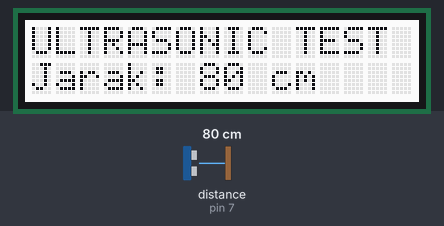
This sketch was run on a simulated Arduino Uno, built with avr-gcc and run on an emulated ATmega328P. Parts: 16×2 character LCD. Inputs (shaded band) come from the test bench; at power-on: distance to the obstacle (sensor on pin 7) 80 cm.

Above: at 1.2 s.
1.3 s: distance to the obstacle (sensor on pin 7) set to 2 cm
At 2.7 s:
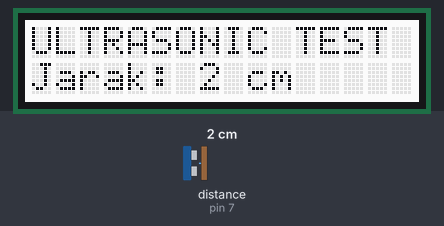
3.1 s: distance to the obstacle (sensor on pin 7) set to 4 cm
At 4.4 s:
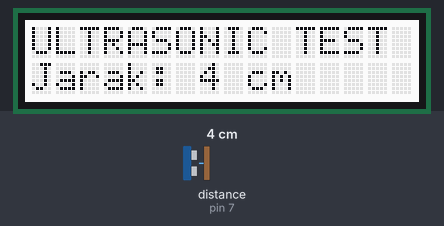
4.7 s: distance to the obstacle (sensor on pin 7) set to 9 cm
At 6.3 s:
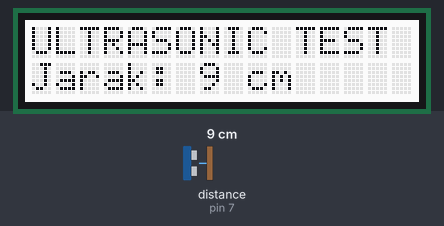
Timing chart, 0 to 7.8 s (numbered marks = the images above; inputs shaded):
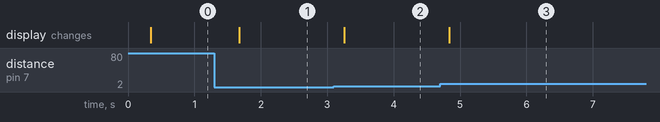

Measured:
- after the input at 1.3 s, the display: changes after 0.37 s (image 1)
- after the input at 3.1 s, the display: changes after 0.16 s (image 2)
- after the input at 4.7 s, the display: changes after 0.14 s (image 3)

The sketch:

Ultrasonic_Range_Measurement.ino
```cpp
/*===============ULTRASONIC RANGE MEASUREMENT================
  Dibuat Oleh Tim Digiware
  ===========================================================
  Konfigurasi Pin:
  |------------------------------------------------|
  |                            | Arduino Base HAT  |
  |------------------------------------------------|
  |Grove - Ultrasonic Ranger   |         D7        |
  |Grove - LCD 16x2            |         I2C       |
  |------------------------------------------------|
*/
#include <Wire.h>
#include "rgb_lcd.h"
rgb_lcd lcd;

#include "Ultrasonic.h"
Ultrasonic ultrasonic(7);

void setup() {
  Wire.begin();
  lcd.begin(16,2);

}

void loop() {

    long RangeInCentimeters;

    lcd.setCursor(0,1);
    lcd.print("Jarak: ");

    int jarak = ultrasonic.MeasureInCentimeters();
    lcd.print(jarak);
    lcd.print(" cm ");
    delay(250);
    scroll();
}

void scroll()
{

  lcd.setCursor(0,0);
  lcd.print("ULTRASONIC TEST");
  delay(250);

}
```
